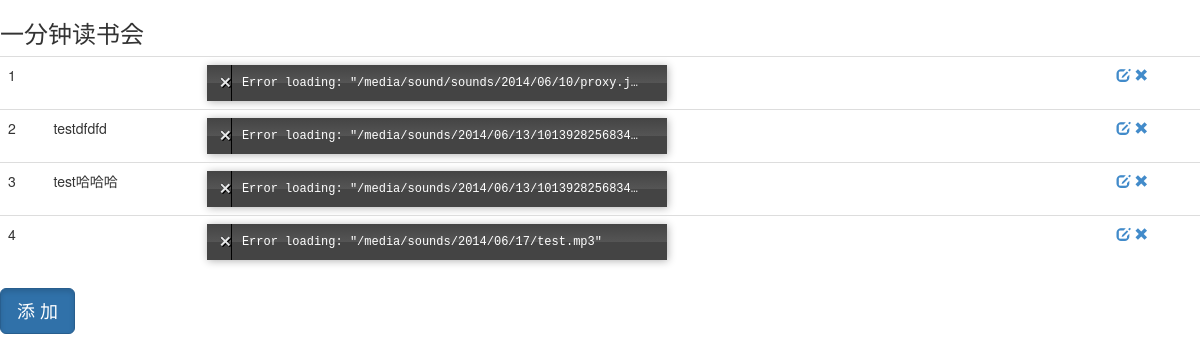
The app's page /sound/list/, older data.
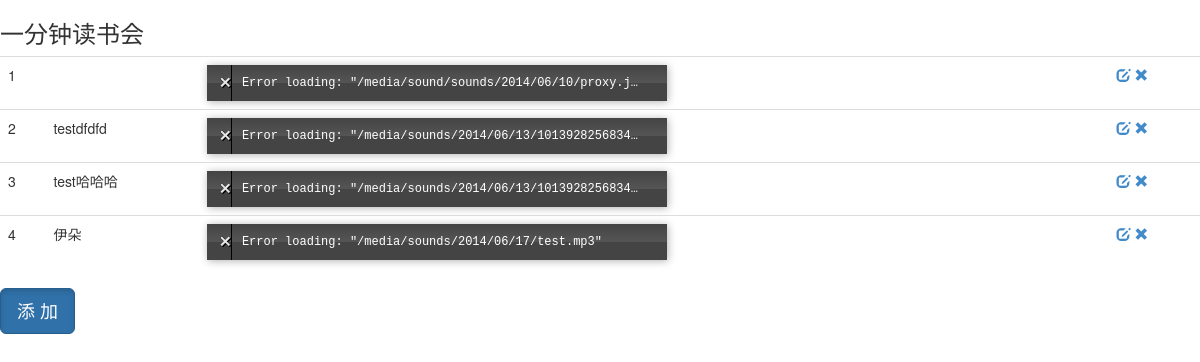
The same page, newer data.
### sound/models.py (models this page shows)
class Sound(models.Model):
    soundfile = models.FileField(upload_to='sounds/%Y/%m/%d')
    memo = models.CharField(max_length=140)
    bookUrl = models.URLField(null=True)

### sound/views.py (the view)
def list(request):
	sounds = Sound.objects.all()
	return render_to_response('list.html',{'sounds':sounds})

### sound/templates/list.html (shortened to what this page needs)
<!DOCTYPE html>
<html>
	<head>
		{% load staticfiles %}
		<link href="{% static "css/bootstrap.min.css" %}" rel="stylesheet">
	</head>
	<body>
		<h3>一分钟读书会</h3>
        {% if sounds %}
		<table class="table">
			{% for sound in sounds %}
			<tr>
                <td>{{forloop.counter}}</td>
                <td>{{sound.memo}}</td>
                <td><audio src="{{ sound.soundfile.url }}" preload="auto" /></td>
                <td>
                	<a href="/sound/toEdit/{{sound.id}}"><span class="glyphicon glyphicon-edit"></span> </a>
                	<a href="/sound/remove/{{sound.id}}"><span class="glyphicon glyphicon-remove"></span></a>
                </td>
			</tr>
            {% endfor %}
		</table>
		{% else %}
			<p>No documents.</p>
		{% endif %}
		<a href="/sound/toUpload" class="btn btn-primary btn-lg active" role="button">添 加</a>
	</body>
</html>

Row changes from the older to the newer data that the page shows:
changed Sound (number 4 of 4 on the later page): memo (not shown) → "伊朵"
